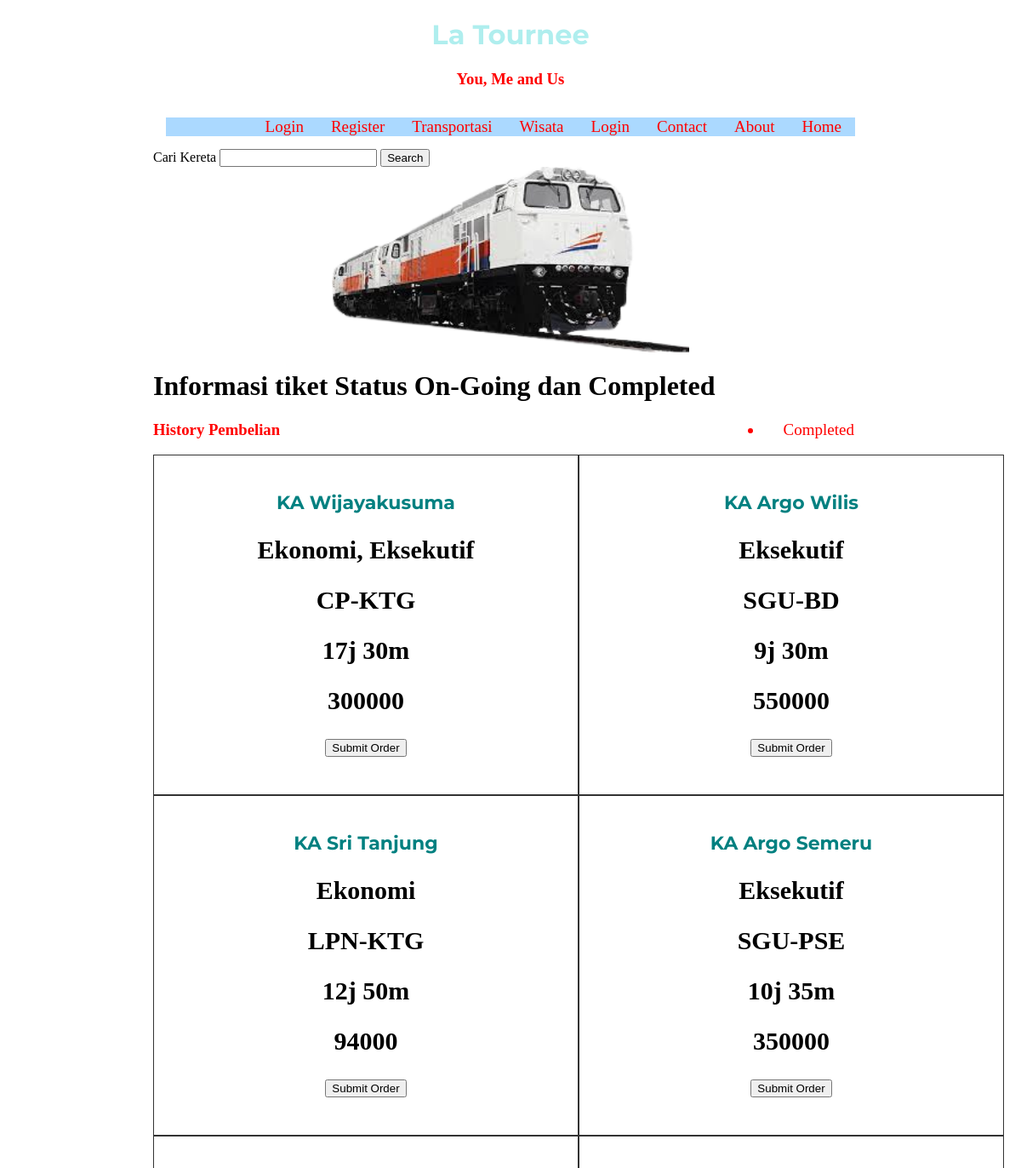
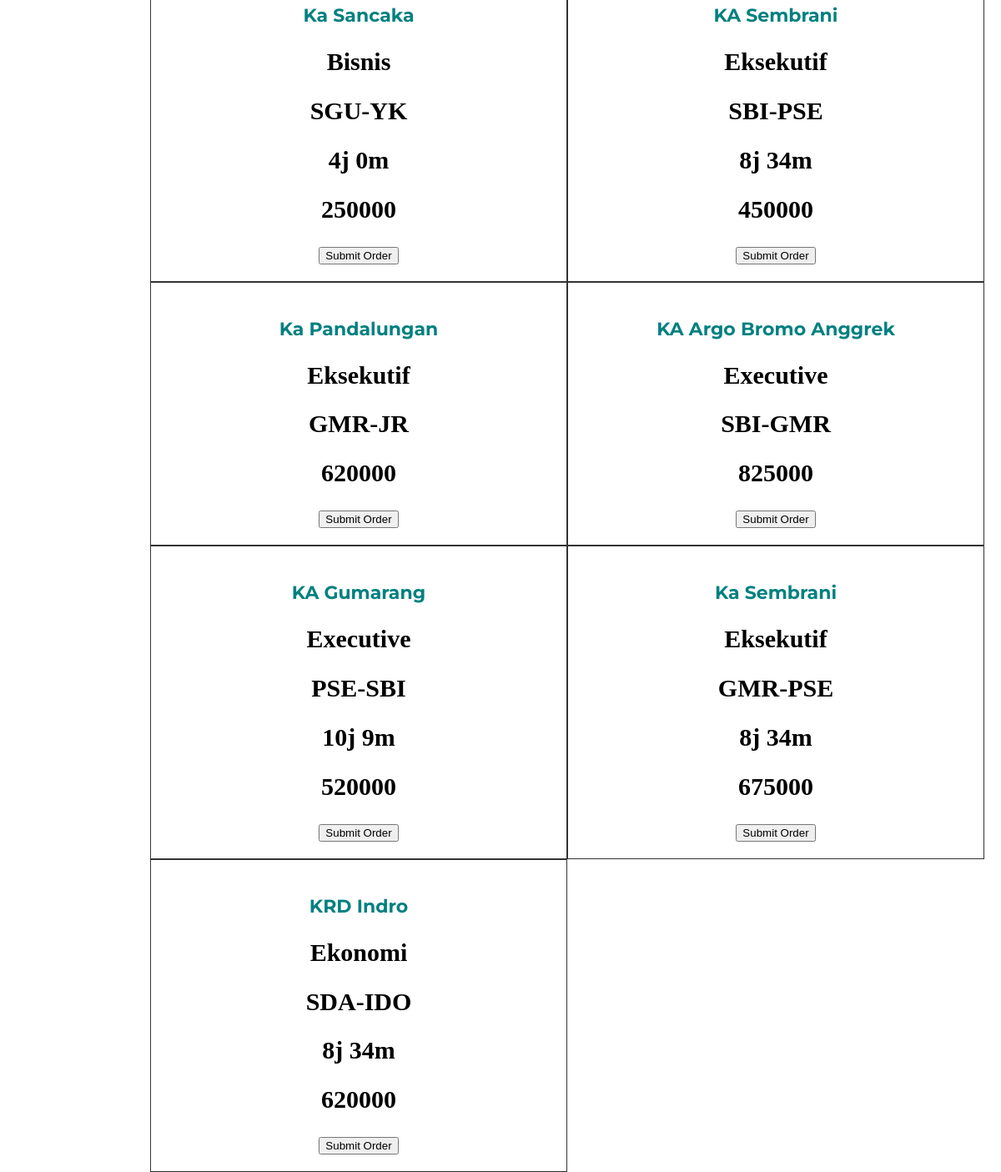
/index.php?Page=Transportasi, run on the app's committed database (2 pictures, top to bottom).
### tables this page shows
CREATE TABLE `transportasi` (
  `Id_Jenis` int(11) NOT NULL,
  `NamaTransportasi` varchar(30) NOT NULL,
  `Kelas` varchar(50) NOT NULL,
  `Relasi` varchar(50) NOT NULL,
  `WaktuTempuh` varchar(10) NOT NULL,
  `Harga` int(20) NOT NULL
);

### Transportasi.php (the view, shortened to what this page needs)
<html>
    <head>
        <h1>Informasi tiket Status On-Going dan Completed</h1>
        <li><a href="Transportasi.php?Page=">Completed</a></li>
        <link rel="stylesheet" href="StyleTable.css" type="text/css">
    </head>
    <body>
        <h3>History Pembelian</h3>
    <?php
        include "connect.php";
        $sql = "SELECT * FROM transportasi";
        $result = mysqli_query($koneksi, $sql);
    ?>
        <div class="grid-container">
            <?php
            while($data = mysqli_fetch_array($result)) {
            ?>
                <div class="grid-item">
                    <p><?php echo $data['NamaTransportasi']; ?></h2>
                    <h2><?php echo $data['Kelas'];?></h2>
                    <h2><?php echo $data['Relasi'];?></h2>
                    <h2><?php echo $data['WaktuTempuh'];?></h2>
                    <h2><?php echo $data['Harga'];?></h2>
                    <a href="OrderForm.php?Page="><input type="button" class="button" value="Submit Order"></a>
                </div>
            <?php }?>
        </div>
    </body>
    </html>

### index.php (shortened to what this page needs)
<!DOCTYPE html>
<html lang="en">
<head>
    <link rel="stylesheet" href="Style.css" type="text/css">
</head>
<body>
    <header>
        <h1 class="title">La Tournee</h1>
        <h3 class="desc">You, Me and Us</h3>
        <nav id="navigation">
            <ul>
                <li><a href="index.php?index=Home">Home</a></li>
                <li><a href="index.php?Page=About">About</a></li>
                <li><a href="index.php?Page=Contact">Contact</a></li>
                <li><a href="index.php?Page=Login">Login</a></li>
                <li><a href="index.php?Page=Wisata">Wisata</a></li>
                <li><a href="index.php?Page=Transportasi">Transportasi</a></li>
                <li><a href="index.php?Page=Register">Register</a></li>
                <li><a href="index.php?Page=Login">Login</a></li>
            </ul>
        </nav>
        <td>Cari Kereta</td>
    <td><input type="text" name="NamaTransportasi"></td>
    <tr>
    <td><input type="submit" name="Submit" value="Search"></td>
    </tr>
        <img src="image-removebg-preview (11).png" alt="Kereta" class="center">
    </header>
    <div id="contents">
        <?php
        if(isset($_GET['Page'])){
            $Page = $_GET['Page'];
            switch ($Page) {
                case 'Transportasi';
                include "Transportasi.php";
                break;
            }
        }
else{
            include "Home.php";
        }
        ?>
    </div>
</body>
</html>

### Style.css (style rules this page uses)
header h1.title, header h3.desc { text-align: center; }
body { width: 70%; margin: auto; }
a:link { color: red; }
#navigation { padding: 15px; }
p { font-size: 110%; font-weight: bold; color: teal; }
#contents { float: center; }
ul { list-style-type: none; margin: 0; padding: 10px; overflow: hidden; background: #ABD9FF; font-family:'cursive'; }
li { float: left; font-size: 19px; }
li a { display: square; color: red; text-align: center; padding: 20px 16px; text-decoration: none; font-size: 19px; }
h3 { color:RED; }
a { font-size: 15px; }
.center { display: block; margin-left: auto; margin-right: auto; width: 50%; }

### StyleTable.css (style rules this page uses)
header h1.title { color: paleturquoise; font-family:'Montserrat', sans-serif;; }
header h3.desc { text-align: center; }
body { width: 70%; margin: auto; }
a:link { color: red; }
p { font-size: 110%; font-weight: bold; font-family: 'Montserrat', sans-serif; color: teal; }
#contents { float: center; }
ul { list-style-type: none; margin: 0; padding: 0; overflow: hidden; background: #ABD9FF; font-family:'cursive'; }
li { float: right; color: red; }
li a { display: square; color: cyan; text-align: center; padding: 20px 16px; text-decoration: none; }

### Transportasi.php (style rules this page uses)
.grid-container { display: grid; grid-template-columns: 500px 500px; grid-template-rows: 400px 400px; }
.grid-item { background-color: rgba(255, 255, 255, 0.8); border: 1px solid rgba(0, 0, 0, 0.8); padding: 20px; font-size: 20px; text-align: center; }

### data on the page
transportasi: NamaTransportasi "KA Wijayakusuma", Kelas "Ekonomi, Eksekutif", Relasi "CP-KTG", WaktuTempuh "17j 30m", Harga "300000"
transportasi: NamaTransportasi "KA Argo Wilis", Kelas "Eksekutif", Relasi "SGU-BD", WaktuTempuh "9j 30m", Harga "550000"
transportasi: NamaTransportasi "KA Sri Tanjung", Kelas "Ekonomi", Relasi "LPN-KTG", WaktuTempuh "12j 50m", Harga "94000"
transportasi: NamaTransportasi "KA Argo Semeru", Kelas "Eksekutif", Relasi "SGU-PSE", WaktuTempuh "10j 35m", Harga "350000"
transportasi: NamaTransportasi "Ka Sancaka", Kelas "Bisnis", Relasi "SGU-YK", WaktuTempuh "4j 0m", Harga "250000"
transportasi: NamaTransportasi "KA Sembrani", Kelas "Eksekutif", Relasi "SBI-PSE", WaktuTempuh "8j 34m", Harga "450000"
transportasi: NamaTransportasi "Ka Pandalungan", Kelas "Eksekutif", Relasi "GMR-JR", Harga "620000"
transportasi: NamaTransportasi "KA Argo Bromo Anggrek", Kelas "Executive", Relasi "SBI-GMR", Harga "825000"
transportasi: NamaTransportasi "KA Gumarang", Kelas "Executive", Relasi "PSE-SBI", WaktuTempuh "10j 9m", Harga "520000"
transportasi: NamaTransportasi "Ka Sembrani", Kelas "Eksekutif", Relasi "GMR-PSE", WaktuTempuh "8j 34m", Harga "675000"
transportasi: NamaTransportasi "KRD Indro", Kelas "Ekonomi", Relasi "SDA-IDO", WaktuTempuh "8j 34m", Harga "620000"
